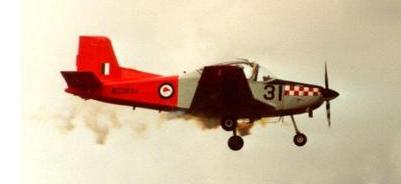
//> input picture 101_test/airplanes/image_0002.jpg, 401 x 184 px, given in place of the camera
$ ./main   (built with g++ and OpenCV 4)
//> lines starting //> are read from the running program, lines starting //| are printed output that depends on the picture; after the words box and inside, x2 and y2 are one past the last pixel; in counts of white or black regions, pixels touching at a corner belong together

#include "opencv2/imgproc/imgproc.hpp"
#include "opencv2/imgcodecs.hpp"
#include "opencv2/highgui/highgui.hpp"
#include <stdlib.h>
#include <stdio.h>

using namespace cv;

Mat src, src_gray;
Mat dst, detected_edges;

int edgeThresh = 1;
int lowThreshold;
int const max_lowThreshold = 100;
int ratio = 3;
int kernel_size = 3;
const char* window_name = "Edge Map";

static void CannyThreshold(int, void*)
{
	blur(src_gray, detected_edges, Size(3, 3));
	Canny(detected_edges, detected_edges, lowThreshold, lowThreshold*ratio, kernel_size);
	dst = Scalar::all(0);
	src.copyTo(dst, detected_edges);
	imshow(window_name, dst);
}

int main(int, char)
{
	VideoCapture cap(0); // open the default camera
	if (!cap.isOpened()) // check if we succeeded
		return -1;
	Mat edges;
	namedWindow("edges", 1);
	for (;;)
	{
		cap >> src;
//> src is the input picture: 184 rows x 401 cols, CV_8UC3; mean B, G, R 164.8, 189.3, 210.7
		if (src.empty())
		{
			return -1;
		}
		dst.create(src.size(), src.type());
		cvtColor(src, src_gray, COLOR_BGR2GRAY);
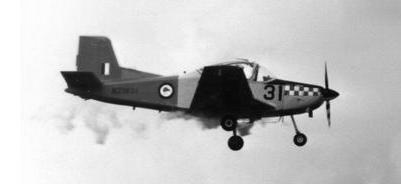
//> src_gray: 184 rows x 401 cols, CV_8UC1; min 4, max 255, mean 192.9
		namedWindow(window_name, WINDOW_AUTOSIZE);
		createTrackbar("Min Threshold:", window_name, &lowThreshold, max_lowThreshold, CannyThreshold);
		CannyThreshold(0, 0);
//> in CannyThreshold, `Canny(detected_edges, detected_edges, lowThreshold, lowThreshold*ratio..`:
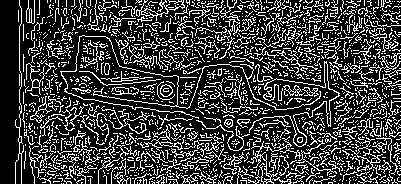
//> detected_edges: 184 rows x 401 cols, CV_8UC1; 24.4% white in thin lines or dots
//> in CannyThreshold, `src.copyTo(dst, detected_edges);`:
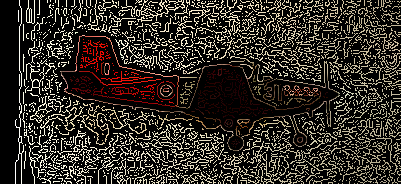
//> dst: 184 rows x 401 cols, CV_8UC3; mean B, G, R 39.7, 46, 51.2


		if (waitKey(30) >= 0)
//> the Esc key is pressed
			break;
	}
	// the camera will be deinitialized automatically in VideoCapture destructor
	return 0;
}

$ run again, on 101_test/airplanes/image_0159.jpg
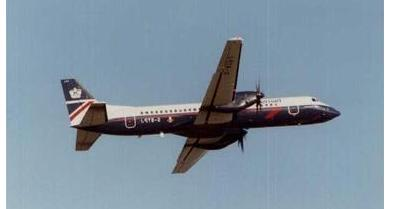
//> input picture 101_test/airplanes/image_0159.jpg, 405 x 209 px, given in place of the camera
//> src is the input picture: 209 rows x 405 cols, CV_8UC3; mean B, G, R 166.5, 152, 134.4
//> in CannyThreshold, `Canny(detected_edges, detected_edges, lowThreshold, lowThreshold*ratio..`:
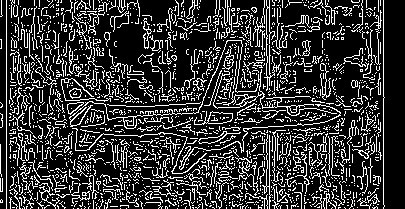
//> detected_edges: 209 rows x 405 cols, CV_8UC1; 21.2% white in thin lines or dots
//> in CannyThreshold, `src.copyTo(dst, detected_edges);`:
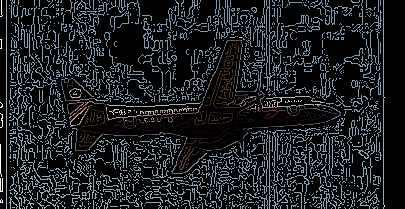
//> dst: 209 rows x 405 cols, CV_8UC3; mean B, G, R 33.9, 30.8, 27
